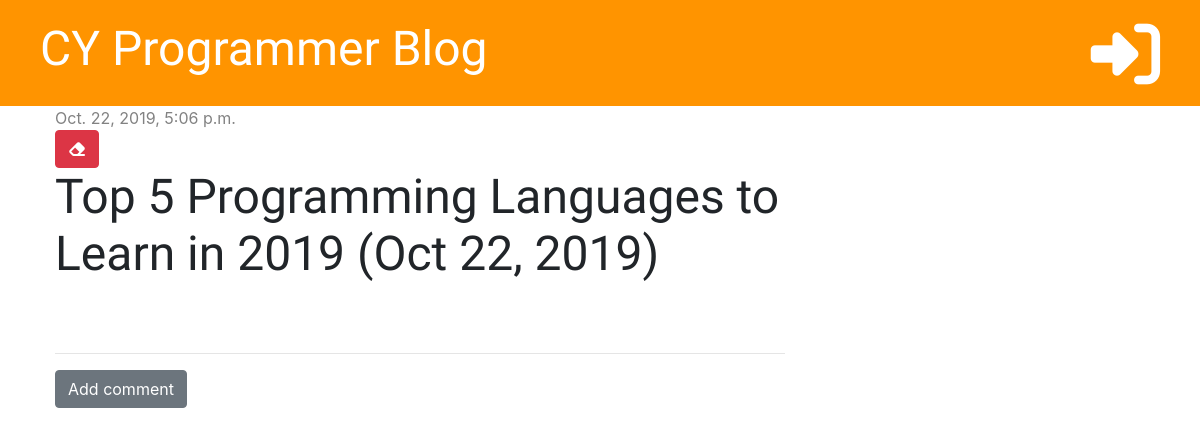
The app's page /post/2, older data.
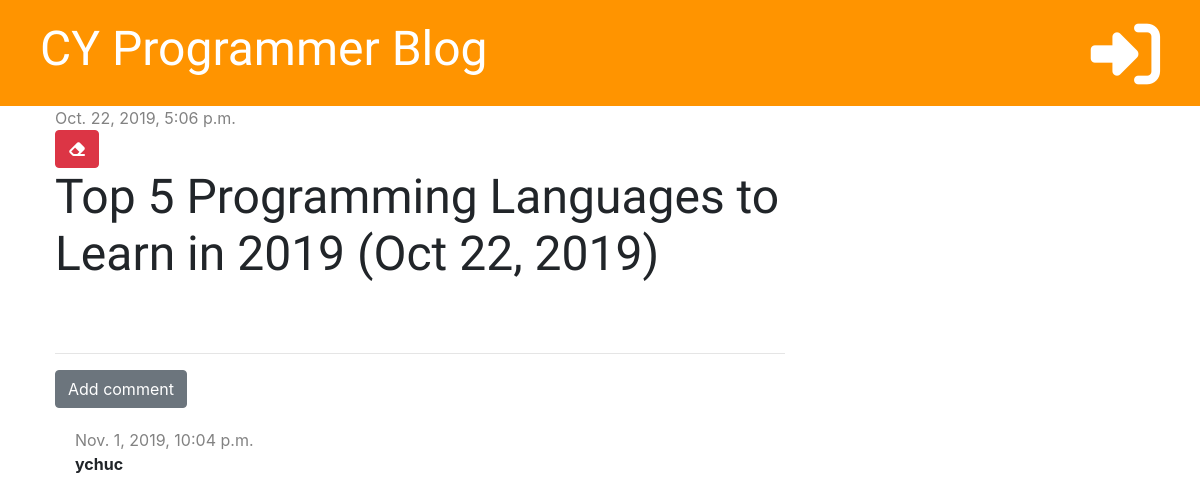
The same page, newer data.
### blog/models.py (models this page shows, shortened)
class Post(models.Model):
    author = models.ForeignKey('auth.User', on_delete=models.CASCADE)
    title = models.CharField(max_length=200)
    text = models.TextField()
    created_date = models.DateTimeField(default=timezone.now)
    published_date = models.DateTimeField(blank=True, null=True)

class Comment(models.Model):
    post = models.ForeignKey('blog.Post', on_delete=models.CASCADE, related_name='comments')
    author = models.CharField(max_length=200)
    text = models.TextField()
    created_date = models.DateTimeField(default=timezone.now)
    approved = models.BooleanField(default=False)

### blog/views.py (the view)
# urls.py: path('post/<int:pk>', views.post_detail, name='post_detail'),
def post_detail(request, pk):
    post = get_object_or_404(Post, pk=pk)
    stuff_for_frontend = {'post': post}
    return render(request, 'blog/post_detail.html', stuff_for_frontend)

### blog/templatetags/markdownify.py (called while the page is built)
@register.filter
def markdown(value):
    renderer = HighlightRenderer()
    markdown = mistune.Markdown(renderer=renderer)
    return markdown(value)

### blog/templates/blog/post_detail.html (shortened to what this page needs)
{% extends 'blog/base.html' %}
{% load markdownify %}
{% block content %}
    <div class="post" xmlns="http://www.w3.org/1999/html" xmlns="http://www.w3.org/1999/html">
        {% if post.published_date %}
            <div class="date">
                {{ post.published_date }}
            </div>
        {% else %}
            <a href="{% url 'post_publish' pk=post.pk %}" class="btn btn-primary">Publish</a>
        {% endif %}
        <a href="{%  url 'post_delete' pk=post.pk %}" class="btn btn-danger"
           onclick="return confirm('Are you sure you want to delete this post?')">
            <i class="fas fa-eraser"></i>
        </a>
        <h1>{{ post.title }}</h1>
    </div>
    <hr>
    <a href="{% url 'add_comment_to_post' pk=post.pk %}" class="btn btn-secondary">Add comment</a>
    {% for comment in post.comments.all %}
        {% if user.is_authenticated or comment.approved %}
            <div class="comment">
                <div class="date">
                    {{ comment.created_date }}
                </div>
                <strong>{{ comment.author }}</strong>
            </div>
        {%  endif %}
    {% empty %}
        <p>No comments...</p>
    {% endfor %}
{% endblock %}

### blog/templates/blog/base.html (shortened to what this page needs)
{% load staticfiles %}
<!DOCTYPE html>
<html lang="en">
<head>
    <link rel="stylesheet" href="https://stackpath.bootstrapcdn.com/bootstrap/4.3.1/css/bootstrap.min.css">
    <link rel="stylesheet" href="{% static 'css/blog.css' %}">
    <link rel="stylesheet" href="{% static 'css/zenburn.css' %}">
</head>
<body>
<div class="page-header">
    {% if user.is_authenticated %}
        <a href="{% url 'post_draft_list' %}" class="top-menu"><i class="fab fa-firstdraft fa-2x"></i></a>
        <a href="{% url 'post_new' %}" class="top-menu"><i class="fas fa-plus fa-2x"></i></a>
        <p class="top-menu">Hello, {{ user.username }} <small>(<a href="{% url 'logout' %}">Log out</a>)</small></p>
    {% else %}
        <a href="{% url 'login' %}" class="top-menu"><i class="fas fa-sign-in-alt fa-2x"></i></a>
    {% endif %}
    <h1><a href="{% url "post_list" %}">CY Programmer Blog</a></h1>
</div>
<div class="content container">
    <div class="row">
        <div class="col-md-8">
            {% block content %}
            {% endblock %}
        </div>
    </div>
</div>
</body>
</html>

### blog/static/css/blog.css (style rules this page uses)
.page-header { background-color: #ff9400; margin-top: 0; padding: 20px 20px 20px 40px; }
.page-header h1, .page-header h1 a { color: #ffffff; font-size: 36pt; text-decoration: none; }
.content { margin-left: 40px; }
h1, h2, h3, h4 { font-family: 'Tangerine', 'Inconsolata', 'Droid Sans', serif; font-size: 48px; }
.date { color: #828282; }
.post { margin-bottom: 70px; }
.top-menu, .top-menu:hover { color: #ffffff; float: right; font-size: 26pt; margin-right: 20px; }
.comment { margin: 20px 0px 20px 20px; }

Row changes from the older to the newer data that the page shows:
added Comment: created_date "Nov. 1, 2019, 10:04 p.m.", author "ychuc"
